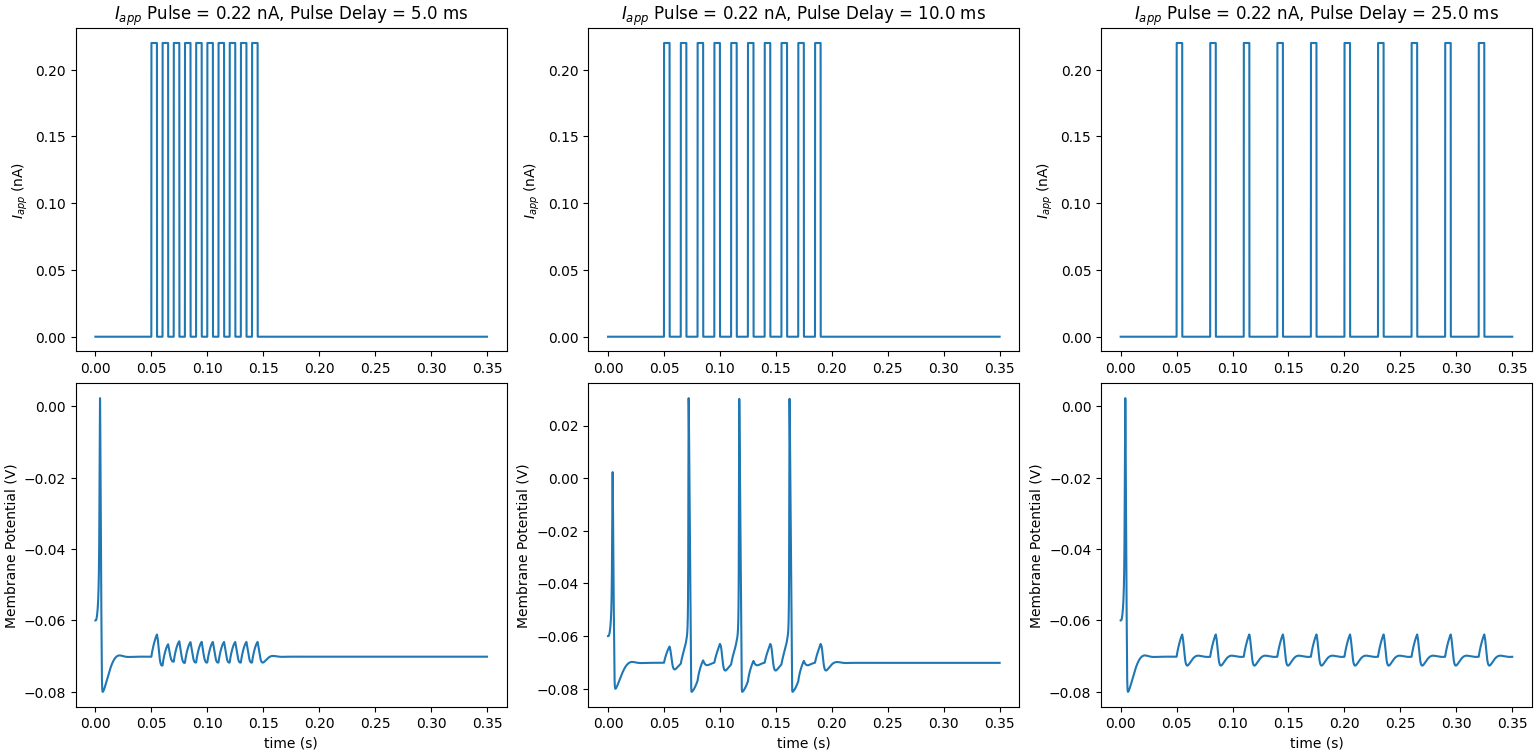

Write Python code to recreate this figure.
import random as r
import numpy as np
import matplotlib.pyplot as plt
import math as math

def HodgkinHuxley(inputdelay):
    ### parameters ###
    Gleak = 30e-9 #S
    maxGNa = 12e-6 #S
    maxGK = 3.6e-6 #S
    NaPot = 45e-3 #V
    KPot = -82e-3 #V
    leakPot = -60e-3 #V
    Cmembrane = 100e-12 #F

    inputdelay = inputdelay #s
    pulseDuration = 5e-3 #s
    pulseAmplitude = 0.22e-9 #A

    ### vectors ###
    dt = 0.1e-4
    duration = 0.35 #s
    time = np.arange(0,duration+dt, dt)

    Iapps = np.zeros(len(time))
    for i in range(10):
        i = int(i*(pulseDuration/dt+inputdelay/dt) + 0.05/dt)
        for j in range(i, int(i+pulseDuration/dt+1)):
            Iapps[j] = pulseAmplitude #A

    V = np.ones(len(time)) * leakPot
    m = np.zeros(len(time))
    h = np.zeros(len(time))
    n = np.zeros(len(time))

    ### gating variable rate constants ###
    def alphaM(V):
        am = (1e5*(-V-0.045))/(math.exp(100*(-V-0.045))-1)
        # print(f"alphaM: {am:.4f}")
        return am
    def betaM(V):
        bm = 4e3*math.exp((-V-0.07)/0.018)
        # print(f"betaM: {bm:.4f}")
        return bm

    def alphaH(V):
        ah = 70*math.exp(50*(-V-0.07))
        # print(f"alphaH: {ah:.4f}")
        return ah
    def betaH(V):
        bh = 1e3 / (1+math.exp(100*(-V-0.04)))
        # print(f"betaH: {bh:.4f}")
        return bh

    def alphaN(V):
        if V == -0.06:
            return 0
        an = (1e4*(-V-0.06))/(math.exp(100*(-V-0.06))-1)
        # print(f"alphaN: {an:.4f}")
        return an
    def betaN(V):
        bn = 125*math.exp((-V-0.07)/0.08)
        # print(f"betaN: {bn:.4f}")
        return bn

    ### system of ODEs ###
    def mdot(i):
        return alphaM(V[i])*(1-m[i]) - betaM(V[i])*m[i]
    def hdot(i):
        return alphaH(V[i])*(1-h[i]) - betaH(V[i])*h[i]
    def ndot(i):
        return alphaN(V[i])*(1-n[i]) - betaN(V[i])*n[i]
    def Vdot(i):
        return (Gleak*(leakPot-V[i]) + maxGNa*m[i]**3*h[i]*(NaPot-V[i]) + maxGK*n[i]**4*(KPot-V[i]) + Iapps[i])/Cmembrane

    ### Forward Euler ###
    for i in range(1, len(time)):
        V[i] = V[i-1] + dt*Vdot(i-1)
        m[i] = m[i-1] + dt*mdot(i-1)
        h[i] = h[i-1] + dt*hdot(i-1)
        n[i] = n[i-1] + dt*ndot(i-1)
        # print(f"V: {V[i]:.5f} m: {m[i]:.5f} h: {h[i]:.5f} n: {n[i]:.5f}")
    
    return time, Iapps, V

plt.figure(layout = 'constrained')

delays = [5e-3, 10e-3, 25e-3]
for i in range(3):
    delay = delays[i]
    time, Iapps, V = HodgkinHuxley(delay)
    plt.subplot(2,3,(i+1))
    plt.title("$I_{app}$ Pulse = 0.22 nA, " + f"Pulse Delay = {delay * 10**3} ms")
    plt.plot(time, Iapps*1e9)
    plt.ylabel("$I_{app}$ (nA)")
    plt.subplot(2,3,(i+4))
    plt.plot(time, V)
    plt.xlabel("time (s)")
    plt.ylabel("Membrane Potential (V)")

plt.show()
plt.close()
